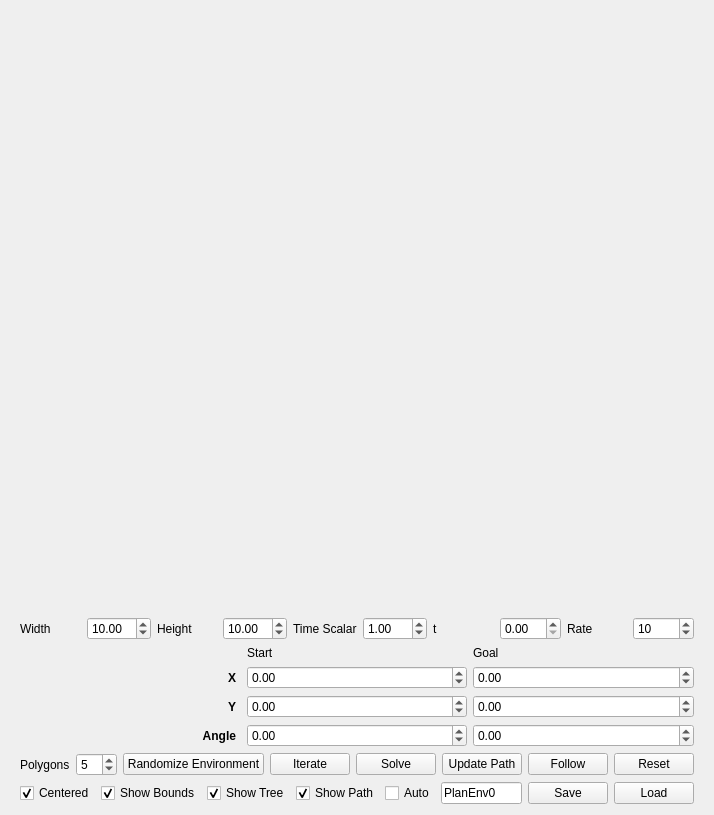
<?xml version="1.0" encoding="UTF-8"?>
<ui version="4.0">
 <class>Form</class>
 <widget class="QWidget" name="Form">
  <property name="geometry">
   <rect>
    <x>0</x>
    <y>0</y>
    <width>673</width>
    <height>812</height>
   </rect>
  </property>
  <property name="sizePolicy">
   <sizepolicy hsizetype="Preferred" vsizetype="Preferred">
    <horstretch>0</horstretch>
    <verstretch>0</verstretch>
   </sizepolicy>
  </property>
  <property name="windowTitle">
   <string>Form</string>
  </property>
  <layout class="QVBoxLayout" name="verticalLayout">
   <item>
    <widget class="PlannerWidget" name="displayWidget" native="true">
     <property name="sizePolicy">
      <sizepolicy hsizetype="MinimumExpanding" vsizetype="MinimumExpanding">
       <horstretch>0</horstretch>
       <verstretch>0</verstretch>
      </sizepolicy>
     </property>
     <property name="minimumSize">
      <size>
       <width>600</width>
       <height>600</height>
      </size>
     </property>
    </widget>
   </item>
   <item>
    <widget class="QWidget" name="widget" native="true">
     <property name="sizePolicy">
      <sizepolicy hsizetype="Preferred" vsizetype="Minimum">
       <horstretch>0</horstretch>
       <verstretch>0</verstretch>
      </sizepolicy>
     </property>
     <layout class="QHBoxLayout" name="horizontalLayout_2">
      <property name="topMargin">
       <number>0</number>
      </property>
      <property name="bottomMargin">
       <number>0</number>
      </property>
      <item>
       <widget class="QLabel" name="label">
        <property name="text">
         <string>Width</string>
        </property>
       </widget>
      </item>
      <item>
       <widget class="QDoubleSpinBox" name="widthField">
        <property name="minimum">
         <double>2.000000000000000</double>
        </property>
        <property name="maximum">
         <double>100.000000000000000</double>
        </property>
        <property name="singleStep">
         <double>1.000000000000000</double>
        </property>
        <property name="value">
         <double>10.000000000000000</double>
        </property>
       </widget>
      </item>
      <item>
       <widget class="QLabel" name="label_2">
        <property name="text">
         <string>Height</string>
        </property>
       </widget>
      </item>
      <item>
       <widget class="QDoubleSpinBox" name="heightField">
        <property name="minimum">
         <double>2.000000000000000</double>
        </property>
        <property name="maximum">
         <double>100.000000000000000</double>
        </property>
        <property name="singleStep">
         <double>1.000000000000000</double>
        </property>
        <property name="value">
         <double>10.000000000000000</double>
        </property>
       </widget>
      </item>
      <item>
       <widget class="QLabel" name="label_9">
        <property name="text">
         <string>Time Scalar</string>
        </property>
       </widget>
      </item>
      <item>
       <widget class="QDoubleSpinBox" name="timeScalarField">
        <property name="minimum">
         <double>0.100000000000000</double>
        </property>
        <property name="maximum">
         <double>100.000000000000000</double>
        </property>
        <property name="singleStep">
         <double>0.500000000000000</double>
        </property>
        <property name="value">
         <double>1.000000000000000</double>
        </property>
       </widget>
      </item>
      <item>
       <widget class="QLabel" name="label_10">
        <property name="text">
         <string>t</string>
        </property>
       </widget>
      </item>
      <item>
       <widget class="QDoubleSpinBox" name="tField">
        <property name="maximum">
         <double>1.000000000000000</double>
        </property>
        <property name="singleStep">
         <double>0.010000000000000</double>
        </property>
       </widget>
      </item>
      <item>
       <widget class="QLabel" name="label_11">
        <property name="text">
         <string>Rate</string>
        </property>
       </widget>
      </item>
      <item>
       <widget class="QSpinBox" name="rateField">
        <property name="minimum">
         <number>1</number>
        </property>
        <property name="maximum">
         <number>1000</number>
        </property>
        <property name="singleStep">
         <number>5</number>
        </property>
        <property name="value">
         <number>10</number>
        </property>
       </widget>
      </item>
     </layout>
    </widget>
   </item>
   <item>
    <widget class="QWidget" name="widget_2" native="true">
     <property name="font">
      <font>
       <bold>false</bold>
      </font>
     </property>
     <layout class="QGridLayout" name="gridLayout">
      <property name="topMargin">
       <number>0</number>
      </property>
      <property name="bottomMargin">
       <number>0</number>
      </property>
      <item row="2" column="0">
       <widget class="QLabel" name="label_5">
        <property name="font">
         <font>
          <bold>true</bold>
         </font>
        </property>
        <property name="text">
         <string>Y</string>
        </property>
        <property name="alignment">
         <set>Qt::AlignmentFlag::AlignRight|Qt::AlignmentFlag::AlignTrailing|Qt::AlignmentFlag::AlignVCenter</set>
        </property>
        <property name="indent">
         <number>5</number>
        </property>
       </widget>
      </item>
      <item row="0" column="1">
       <widget class="QLabel" name="label_3">
        <property name="text">
         <string>Start</string>
        </property>
       </widget>
      </item>
      <item row="1" column="0">
       <widget class="QLabel" name="label_6">
        <property name="font">
         <font>
          <bold>true</bold>
         </font>
        </property>
        <property name="text">
         <string>X</string>
        </property>
        <property name="alignment">
         <set>Qt::AlignmentFlag::AlignRight|Qt::AlignmentFlag::AlignTrailing|Qt::AlignmentFlag::AlignVCenter</set>
        </property>
        <property name="indent">
         <number>5</number>
        </property>
       </widget>
      </item>
      <item row="0" column="2">
       <widget class="QLabel" name="label_4">
        <property name="text">
         <string>Goal</string>
        </property>
       </widget>
      </item>
      <item row="3" column="0">
       <widget class="QLabel" name="label_7">
        <property name="font">
         <font>
          <bold>true</bold>
         </font>
        </property>
        <property name="text">
         <string>Angle</string>
        </property>
        <property name="alignment">
         <set>Qt::AlignmentFlag::AlignRight|Qt::AlignmentFlag::AlignTrailing|Qt::AlignmentFlag::AlignVCenter</set>
        </property>
        <property name="indent">
         <number>5</number>
        </property>
       </widget>
      </item>
      <item row="1" column="1">
       <widget class="QDoubleSpinBox" name="startXField">
        <property name="minimum">
         <double>-100.000000000000000</double>
        </property>
        <property name="maximum">
         <double>100.000000000000000</double>
        </property>
       </widget>
      </item>
      <item row="2" column="1">
       <widget class="QDoubleSpinBox" name="startYField">
        <property name="minimum">
         <double>-100.000000000000000</double>
        </property>
        <property name="maximum">
         <double>100.000000000000000</double>
        </property>
       </widget>
      </item>
      <item row="3" column="1">
       <widget class="QDoubleSpinBox" name="startAngleField">
        <property name="minimum">
         <double>-10.000000000000000</double>
        </property>
        <property name="maximum">
         <double>10.000000000000000</double>
        </property>
        <property name="singleStep">
         <double>0.200000000000000</double>
        </property>
       </widget>
      </item>
      <item row="1" column="2">
       <widget class="QDoubleSpinBox" name="goalXField">
        <property name="minimum">
         <double>-100.000000000000000</double>
        </property>
        <property name="maximum">
         <double>100.000000000000000</double>
        </property>
       </widget>
      </item>
      <item row="2" column="2">
       <widget class="QDoubleSpinBox" name="goalYField">
        <property name="minimum">
         <double>-100.000000000000000</double>
        </property>
        <property name="maximum">
         <double>100.000000000000000</double>
        </property>
       </widget>
      </item>
      <item row="3" column="2">
       <widget class="QDoubleSpinBox" name="goalAngleField">
        <property name="minimum">
         <double>-10.000000000000000</double>
        </property>
        <property name="maximum">
         <double>10.000000000000000</double>
        </property>
        <property name="singleStep">
         <double>0.200000000000000</double>
        </property>
       </widget>
      </item>
     </layout>
    </widget>
   </item>
   <item>
    <widget class="QWidget" name="widget_3" native="true">
     <layout class="QHBoxLayout" name="horizontalLayout_3">
      <property name="topMargin">
       <number>0</number>
      </property>
      <property name="bottomMargin">
       <number>0</number>
      </property>
      <item>
       <widget class="QLabel" name="label_8">
        <property name="text">
         <string>Polygons</string>
        </property>
       </widget>
      </item>
      <item>
       <widget class="QSpinBox" name="countField">
        <property name="maximum">
         <number>20</number>
        </property>
        <property name="value">
         <number>5</number>
        </property>
       </widget>
      </item>
      <item>
       <widget class="QPushButton" name="randomButton">
        <property name="text">
         <string>Randomize Environment</string>
        </property>
       </widget>
      </item>
      <item>
       <widget class="QPushButton" name="iterateButton">
        <property name="text">
         <string>Iterate</string>
        </property>
       </widget>
      </item>
      <item>
       <widget class="QPushButton" name="solveButton">
        <property name="text">
         <string>Solve</string>
        </property>
       </widget>
      </item>
      <item>
       <widget class="QPushButton" name="updatePathButton">
        <property name="text">
         <string>Update Path</string>
        </property>
       </widget>
      </item>
      <item>
       <widget class="QPushButton" name="followButton">
        <property name="text">
         <string>Follow</string>
        </property>
       </widget>
      </item>
      <item>
       <widget class="QPushButton" name="resetButton">
        <property name="text">
         <string>Reset</string>
        </property>
       </widget>
      </item>
     </layout>
    </widget>
   </item>
   <item>
    <widget class="QWidget" name="widget_4" native="true">
     <layout class="QHBoxLayout" name="horizontalLayout">
      <property name="topMargin">
       <number>0</number>
      </property>
      <property name="bottomMargin">
       <number>0</number>
      </property>
      <item>
       <widget class="QCheckBox" name="centerButton">
        <property name="text">
         <string>Centered</string>
        </property>
        <property name="checked">
         <bool>true</bool>
        </property>
       </widget>
      </item>
      <item>
       <widget class="QCheckBox" name="showBoundsButton">
        <property name="text">
         <string>Show Bounds</string>
        </property>
        <property name="checked">
         <bool>true</bool>
        </property>
       </widget>
      </item>
      <item>
       <widget class="QCheckBox" name="showTreeButton">
        <property name="text">
         <string>Show Tree</string>
        </property>
        <property name="checked">
         <bool>true</bool>
        </property>
       </widget>
      </item>
      <item>
       <widget class="QCheckBox" name="showPathButton">
        <property name="text">
         <string>Show Path</string>
        </property>
        <property name="checked">
         <bool>true</bool>
        </property>
       </widget>
      </item>
      <item>
       <widget class="QCheckBox" name="autoButton">
        <property name="text">
         <string>Auto</string>
        </property>
       </widget>
      </item>
      <item>
       <widget class="QLineEdit" name="outField">
        <property name="text">
         <string>PlanEnv0</string>
        </property>
       </widget>
      </item>
      <item>
       <widget class="QPushButton" name="saveButton">
        <property name="text">
         <string>Save</string>
        </property>
       </widget>
      </item>
      <item>
       <widget class="QPushButton" name="loadButton">
        <property name="text">
         <string>Load</string>
        </property>
       </widget>
      </item>
     </layout>
    </widget>
   </item>
  </layout>
 </widget>
 <customwidgets>
  <customwidget>
   <class>PlannerWidget</class>
   <extends>QWidget</extends>
   <header>plannerwidget.h</header>
   <container>1</container>
  </customwidget>
 </customwidgets>
 <tabstops>
  <tabstop>randomButton</tabstop>
  <tabstop>iterateButton</tabstop>
 </tabstops>
 <resources/>
 <connections/>
</ui>
